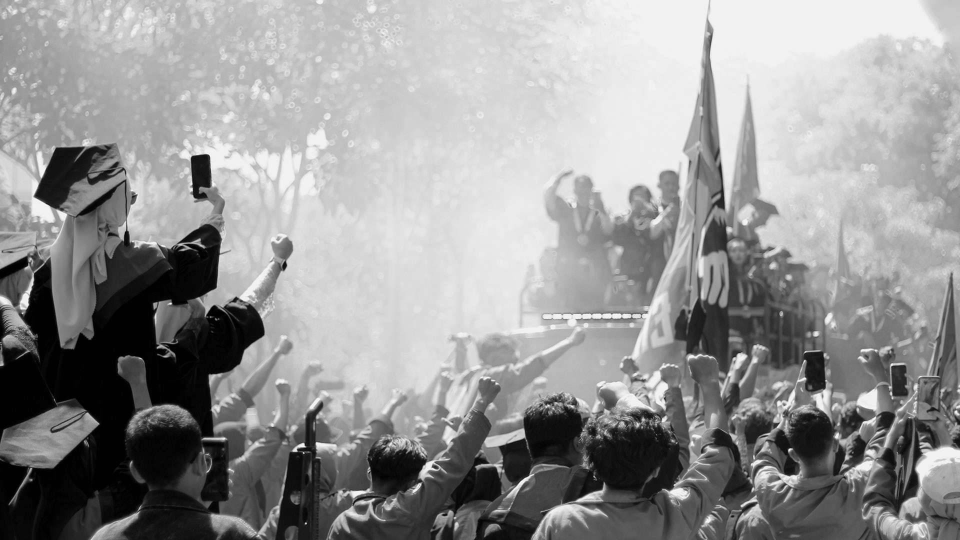
#> input picture assets/crowd.jpg, 1920 x 1080 px, given in place of img-013.jpg, which was not available (shown at 1/2 size)
$ python prep.py
#> lines starting #> are read from the running program, lines starting #| are printed output that depends on the picture
from PIL import Image, ImageChops, ImageOps
S = 1920/1456
col = Image.open('raw/img-013.jpg').convert('RGB')
#> col is the input picture: PIL image 1920x1080 RGB; min 0, max 255, mean 149.4
crops = {
 'm-cumlaude': (0,0,400,222), 'm-its': (0,232,563,563), 'm-truck': (600,200,1118,484),
 'm-wave': (918,2,1182,172), 'm-crowd': (1190,2,1456,398), 'm-trio': (0,572,403,819),
 'm-bw': (732,660,1045,819), 'm-couple': (1048,488,1440,819),
}
def save(im, name, maxw, q=72):
    im = im.copy()
    if im.width > maxw:
        im = im.resize((maxw, round(im.height*maxw/im.width)), Image.LANCZOS)
    im.save(f'assets/{name}.jpg', 'JPEG', quality=q, optimize=True, progressive=True)
    print(name, im.size)
for n,(a,b,c,d) in crops.items():
    save(col.crop(tuple(round(v*S) for v in (a,b,c,d))), n, 900)
#> this loop made 8 passes
#> pass 1, in save, `im = im.copy()`:
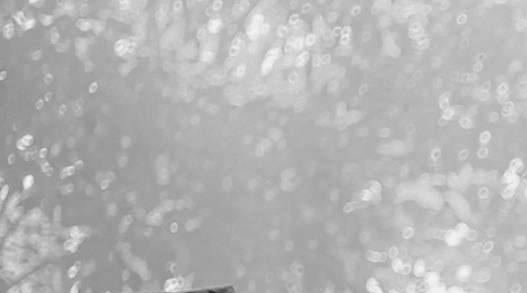
#> im: PIL image 527x293 RGB; min 31, max 246, mean 180.7
#> pass 2, in save (call 2), `im = im.copy()`:
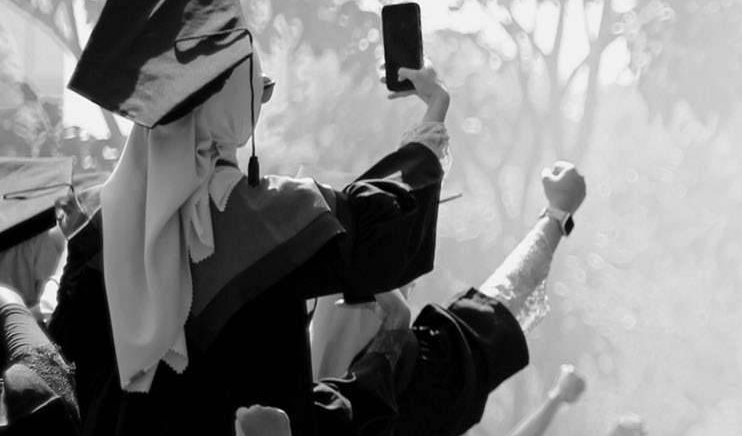
#> im: PIL image 742x436 RGB; min 0, max 255, mean 130.9
#> pass 3, in save (call 3), `im = im.copy()`:
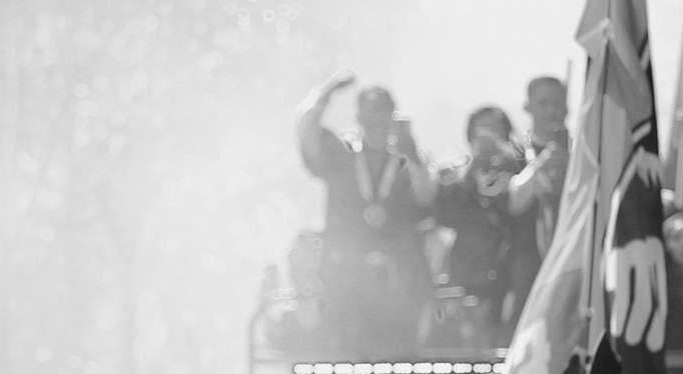
#> im: PIL image 683x374 RGB; min 19, max 255, mean 193.3
def trim_white(im):
    g = im.convert('L').point(lambda v: 255 if v < 245 else 0)
    return im.crop(g.getbbox())
save(Image.open('raw/img-002.jpg').convert('RGB'), 'crowd', 1920, 70)
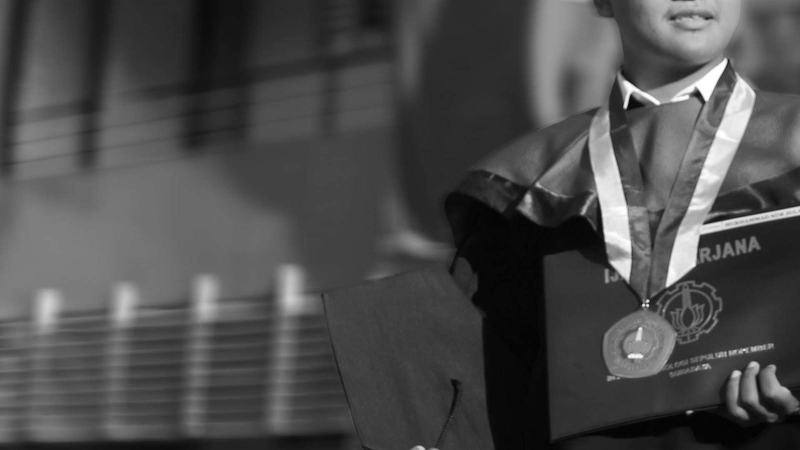
#> input picture assets/ijazah.jpg, 1600 x 900 px, given in place of img-002.jpg, which was not available (shown at 1/2 size)
#> in save, im is the input picture: PIL image 1600x900 RGB; min 0, max 255, mean 75.2
#| crowd (1600, 900)
#| ijazah (1600, 900)
save(Image.open('raw/img-004.jpg').convert('RGB'), 'ijazah', 1600, 72)
#> (the run stopped early here; a loop or call above may not have finished)
